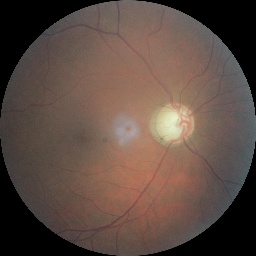
#> input picture uploads/dataset/eyepacs/glaucoma/EyePACS-Glaucoma-1.jpg, 256 x 256 px
$ python -i ben_filter.py   (imports and definitions only)
#> lines starting #> are read from the running program, lines starting #| are printed output that depends on the picture
import numpy as np
import cv2
import os
import warnings
# [1 line not run here, left out]

def load_ben_color(path, sigmaX=10):
#> called with sigmaX = 10
    image = cv2.imread(path)
#> image is the input picture: shape (256, 256, 3); mean B, G, R 66.9, 75.3, 93.1
    image = cv2.cvtColor(image, cv2.COLOR_BGR2RGB)
    image = cv2.addWeighted(image, 4, cv2.GaussianBlur(image, (0, 0), sigmaX), -4, 128)
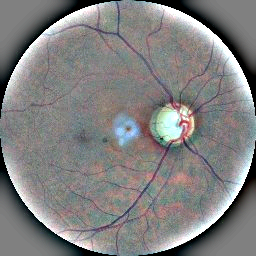
#> image: shape (256, 256, 3); mean R, G, B 129, 128.2, 128.1
    return image

def process_ben_image(image_path,baseImagePath, suffix=''):
    # Procesar la imagen
    output_path = baseImagePath + "/original_ben_filter.jpg"
    processed_image = load_ben_color(image_path, sigmaX=30)
    processed_image = cv2.cvtColor(processed_image, cv2.COLOR_BGR2RGB)

    # Preparar nombre de archivo de salida
    base_name = os.path.basename(image_path)
    base, _ = os.path.splitext(base_name)
    output_filename = f"{base}{suffix}.jpg"

    # Guardar la imagen procesada
    #full_output_path = os.path.join(output_path, output_filename)
    cv2.imwrite(output_path, cv2.cvtColor(processed_image, cv2.COLOR_RGB2BGR))
    return output_path

>>> result = load_ben_color('../../uploads/dataset/eyepacs/glaucoma/EyePACS-Glaucoma-1.jpg')

$ run again, on uploads/dataset/eyepacs/glaucoma/EyePACS-Glaucoma-10.jpg
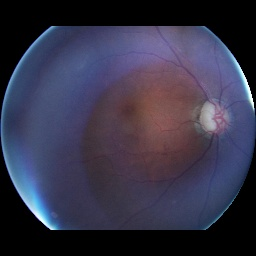
#> input picture uploads/dataset/eyepacs/glaucoma/EyePACS-Glaucoma-10.jpg, 256 x 256 px
#> in load_ben_color, image is the input picture: shape (256, 256, 3); mean B, G, R 72.5, 52.2, 54.2
#> in load_ben_color, `image = cv2.addWeighted(image, 4, cv2.GaussianBlur(image, (0, 0), sigm..`:
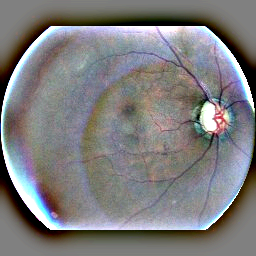
#> image: shape (256, 256, 3); mean R, G, B 125.4, 124.3, 125.3

$ run again, on uploads/dataset/eyepacs/glaucoma/EyePACS-Glaucoma-100.jpg
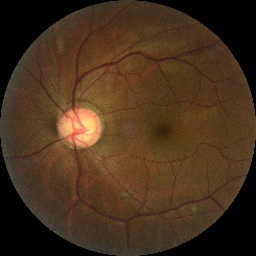
#> input picture uploads/dataset/eyepacs/glaucoma/EyePACS-Glaucoma-100.jpg, 256 x 256 px
#> in load_ben_color, image is the input picture: shape (256, 256, 3); mean B, G, R 28.5, 49.4, 72
#> in load_ben_color, `image = cv2.addWeighted(image, 4, cv2.GaussianBlur(image, (0, 0), sigm..`:
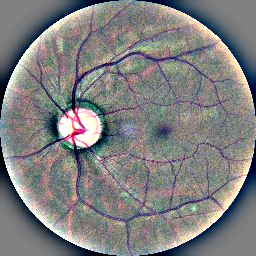
#> image: shape (256, 256, 3); mean R, G, B 127.3, 127.3, 127.6
